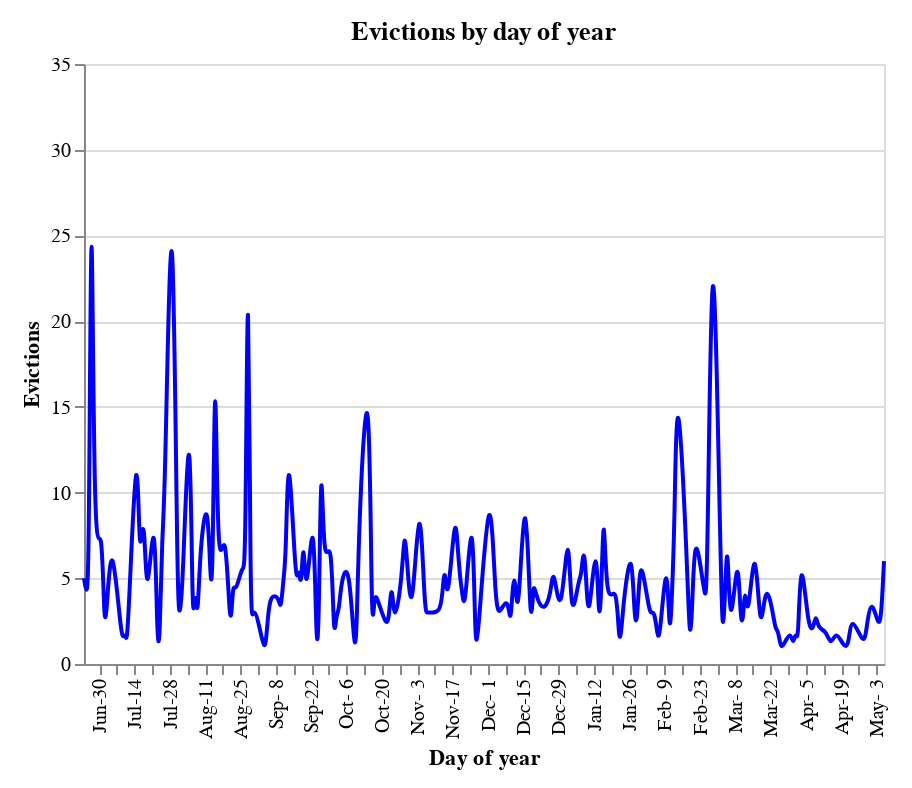

Notebook source saved alongside this figure:
### Code cell
alt.Chart(
    evict_day,
    padding = 10,
    title = 'Evictions by day of year'
).mark_line(
    interpolate = 'basis',
    color = 'blue'
).encode(
    x = alt.X(
        'file_date:T',
        axis = alt.Axis(
            title = 'Day of year',
            format = '%b-%e',
            labelAngle = -90, 
            labelFlush = True, 
            tickCount = 26, 
            grid = False)),
        y = alt.Y(
            'evictions:Q',
            axis =alt.Axis(
            title = 'Evictions'))
    )

### Figure 1 — Vega-Lite specification as saved in the notebook (floating-point values rounded to 4 significant figures; data arrays with more than 128 entries replaced by an {"elided": "..."} marker saying what was removed)
{"config": {"view": {"continuousWidth": 400, "continuousHeight": 300}}, "data": {"name": "data-d1309fd2bebf4be2918e4dbdf29335ee"}, "mark": {"type": "line", "color": "blue", "interpolate": "basis"}, "encoding": {"x": {"type": "temporal", "axis": {"format": "%b-%e", "grid": false, "labelAngle": -90, "labelFlush": true, "tickCount": 26, "title": "Day of year"}, "field": "file_date"}, "y": {"type": "quantitative", "axis": {"title": "Evictions"}, "field": "evictions"}}, "padding": 10, "title": "Evictions by day of year", "$schema": "https://vega.github.io/schema/vega-lite/v4.8.1.json", "datasets": {"data-d1309fd2bebf4be2918e4dbdf29335ee": {"elided": "196 records"}}}
